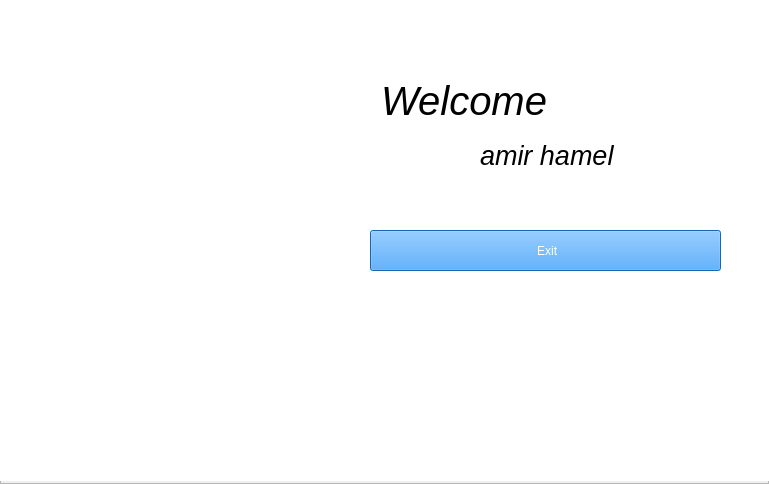
<?xml version="1.0" encoding="UTF-8"?>
<ui version="4.0">
 <class>Frame</class>
 <widget class="QFrame" name="Frame">
  <property name="geometry">
   <rect>
    <x>0</x>
    <y>0</y>
    <width>769</width>
    <height>484</height>
   </rect>
  </property>
  <property name="windowTitle">
   <string>Frame</string>
  </property>
  <property name="frameShape">
   <enum>QFrame::StyledPanel</enum>
  </property>
  <property name="frameShadow">
   <enum>QFrame::Raised</enum>
  </property>
  <widget class="QLabel" name="label">
   <property name="geometry">
    <rect>
     <x>-10</x>
     <y>-20</y>
     <width>801</width>
     <height>501</height>
    </rect>
   </property>
   <property name="styleSheet">
    <string notr="true">background:#FFFFFF;
border-radius:10px;</string>
   </property>
   <property name="text">
    <string/>
   </property>
   <property name="scaledContents">
    <bool>true</bool>
   </property>
  </widget>
  <widget class="QLabel" name="label_2">
   <property name="geometry">
    <rect>
     <x>16</x>
     <y>60</y>
     <width>331</width>
     <height>361</height>
    </rect>
   </property>
   <property name="styleSheet">
    <string notr="true"> 
background-image: url(:/ressource/Bureau/Biometrics-Key/InterfacePQ/image/interface.jpg);
 
 </string>
   </property>
   <property name="text">
    <string/>
   </property>
   <property name="pixmap">
    <pixmap resource="../../../Téléchargements/qrc.qrc">:/interface/Images/interface.jpg</pixmap>
   </property>
   <property name="scaledContents">
    <bool>true</bool>
   </property>
   <property name="indent">
    <number>4</number>
   </property>
  </widget>
  <widget class="QLabel" name="label_3">
   <property name="geometry">
    <rect>
     <x>370</x>
     <y>60</y>
     <width>401</width>
     <height>421</height>
    </rect>
   </property>
   <property name="font">
    <font>
     <family>Ubuntu</family>
     <pointsize>30</pointsize>
     <italic>true</italic>
     <underline>false</underline>
    </font>
   </property>
   <property name="text">
    <string/>
   </property>
  </widget>
  <widget class="QPushButton" name="pushButton">
   <property name="geometry">
    <rect>
     <x>370</x>
     <y>230</y>
     <width>351</width>
     <height>41</height>
    </rect>
   </property>
   <property name="styleSheet">
    <string notr="true">background:#1e90ff;
color:white;
 </string>
   </property>
   <property name="text">
    <string> Exit</string>
   </property>
  </widget>
  <widget class="QLabel" name="label_4">
   <property name="geometry">
    <rect>
     <x>370</x>
     <y>80</y>
     <width>211</width>
     <height>41</height>
    </rect>
   </property>
   <property name="font">
    <font>
     <family>Ubuntu</family>
     <pointsize>30</pointsize>
     <weight>50</weight>
     <italic>true</italic>
     <bold>false</bold>
    </font>
   </property>
   <property name="styleSheet">
    <string notr="true">/*font: italic;*/
/*font-size:10vw;*/
/*font-family: &quot;Times New Roman&quot;, Times, serif;*/
/*font-style: italic;*/
/*font-size: 40px;*/
font-style: italic;
font-size:10vw;
color:black;</string>
   </property>
   <property name="text">
    <string> Welcome</string>
   </property>
   <property name="textFormat">
    <enum>Qt::AutoText</enum>
   </property>
   <property name="scaledContents">
    <bool>true</bool>
   </property>
  </widget>
  <widget class="QLabel" name="label_5">
   <property name="geometry">
    <rect>
     <x>480</x>
     <y>130</y>
     <width>221</width>
     <height>51</height>
    </rect>
   </property>
   <property name="font">
    <font>
     <family>Ubuntu</family>
     <pointsize>20</pointsize>
     <weight>50</weight>
     <italic>true</italic>
     <bold>false</bold>
    </font>
   </property>
   <property name="styleSheet">
    <string notr="true"> 
font-style: italic;
font-size:10vw;
color:black;
 </string>
   </property>
   <property name="text">
    <string>amir hamel</string>
   </property>
  </widget>
  <widget class="QLabel" name="label_6">
   <property name="geometry">
    <rect>
     <x>460</x>
     <y>180</y>
     <width>41</width>
     <height>41</height>
    </rect>
   </property>
   <property name="styleSheet">
    <string notr="true"> 
 
image: url(:/interface/Bureau/image/google-plus.png);</string>
   </property>
   <property name="text">
    <string/>
   </property>
   <property name="pixmap">
    <pixmap resource="../../../Téléchargements/qrc.qrc">:/interface/Bureau/image/google-plus.png</pixmap>
   </property>
   <property name="scaledContents">
    <bool>true</bool>
   </property>
   <property name="indent">
    <number>3</number>
   </property>
  </widget>
  <widget class="QLabel" name="label_7">
   <property name="geometry">
    <rect>
     <x>530</x>
     <y>180</y>
     <width>41</width>
     <height>41</height>
    </rect>
   </property>
   <property name="styleSheet">
    <string notr="true">
image: url(:/interface/Bureau/image/facebook.png);</string>
   </property>
   <property name="text">
    <string/>
   </property>
   <property name="pixmap">
    <pixmap resource="../../../Téléchargements/qrc.qrc">:/interface/Bureau/image/facebook.png</pixmap>
   </property>
   <property name="scaledContents">
    <bool>true</bool>
   </property>
   <property name="indent">
    <number>2</number>
   </property>
  </widget>
  <widget class="QLabel" name="label_8">
   <property name="geometry">
    <rect>
     <x>590</x>
     <y>180</y>
     <width>41</width>
     <height>41</height>
    </rect>
   </property>
   <property name="styleSheet">
    <string notr="true">
image: url(:/interface/Bureau/image/twitter.png);</string>
   </property>
   <property name="text">
    <string/>
   </property>
   <property name="pixmap">
    <pixmap resource="../../../Téléchargements/qrc.qrc">:/interface/Bureau/image/twitter.png</pixmap>
   </property>
   <property name="scaledContents">
    <bool>true</bool>
   </property>
   <property name="indent">
    <number>4</number>
   </property>
  </widget>
  <widget class="QLabel" name="label_11">
   <property name="geometry">
    <rect>
     <x>10</x>
     <y>10</y>
     <width>81</width>
     <height>21</height>
    </rect>
   </property>
   <property name="styleSheet">
    <string notr="true"> 
image: url(:/interface/Bureau/image/Capture du 2019-11-09 08-47-15.png);</string>
   </property>
   <property name="text">
    <string/>
   </property>
   <property name="pixmap">
    <pixmap resource="../../../Téléchargements/qrc.qrc">:/interface/Bureau/image/Capture du 2019-11-09 08-47-15.png</pixmap>
   </property>
  </widget>
  <widget class="QLabel" name="label_12">
   <property name="geometry">
    <rect>
     <x>390</x>
     <y>20</y>
     <width>41</width>
     <height>51</height>
    </rect>
   </property>
   <property name="styleSheet">
    <string notr="true"/>
   </property>
   <property name="text">
    <string/>
   </property>
  </widget>
  <widget class="QLabel" name="label_13">
   <property name="geometry">
    <rect>
     <x>370</x>
     <y>10</y>
     <width>81</width>
     <height>51</height>
    </rect>
   </property>
   <property name="styleSheet">
    <string notr="true">image: url(:/interface/Bureau/image/image4.png);</string>
   </property>
   <property name="text">
    <string/>
   </property>
   <property name="pixmap">
    <pixmap resource="../../../Téléchargements/qrc.qrc">:/interface/Bureau/image/image4.png</pixmap>
   </property>
   <property name="scaledContents">
    <bool>true</bool>
   </property>
   <property name="indent">
    <number>3</number>
   </property>
  </widget>
  <widget class="QPushButton" name="pushButton_2">
   <property name="geometry">
    <rect>
     <x>460</x>
     <y>180</y>
     <width>41</width>
     <height>41</height>
    </rect>
   </property>
   <property name="styleSheet">
    <string notr="true">border-radius:10px;
 </string>
   </property>
   <property name="text">
    <string/>
   </property>
  </widget>
  <widget class="QPushButton" name="pushButton_3">
   <property name="geometry">
    <rect>
     <x>530</x>
     <y>180</y>
     <width>41</width>
     <height>41</height>
    </rect>
   </property>
   <property name="styleSheet">
    <string notr="true">border-radius:10px; 
 ;</string>
   </property>
   <property name="text">
    <string/>
   </property>
  </widget>
  <widget class="QPushButton" name="pushButton_4">
   <property name="geometry">
    <rect>
     <x>590</x>
     <y>180</y>
     <width>41</width>
     <height>41</height>
    </rect>
   </property>
   <property name="styleSheet">
    <string notr="true">border-radius:10px; </string>
   </property>
   <property name="text">
    <string/>
   </property>
  </widget>
 </widget>
 <resources>
  <include location="../../../Téléchargements/qrc.qrc"/>
 </resources>
 <connections/>
</ui>
